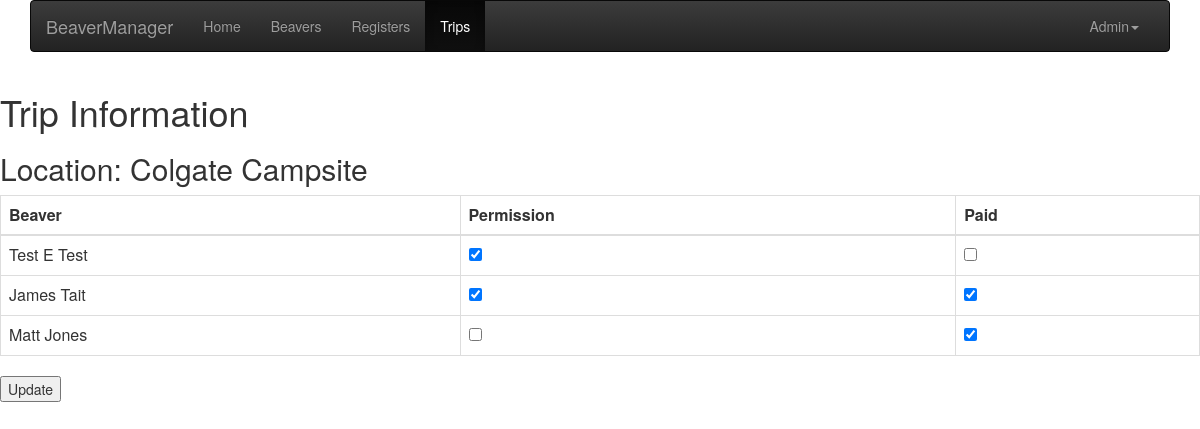
Screenshot of /trips/1 with the database file from the repository.
### app/models.py (models this page shows, shortened)
class Trip(db.Model):
    __tablename__ = "trip"
    id = db.Column(db.Integer, primary_key=True)
    location = db.Column(db.String(128))
    cost = db.Column(db.String(7))  # SQlite does not natively support decimals
    date = db.Column(db.DateTime)
    overnight = db.Column(db.Boolean)
    number_of_nights = db.Column(db.Integer)

class BeaverTrip(db.Model):
    id = db.Column(db.Integer, primary_key=True)
    beaver_id = db.Column(db.Integer, db.ForeignKey('beaver.id'))
    beaver = db.relationship('Beaver', backref="trips")
    trip_id = db.Column(db.Integer, db.ForeignKey('trip.id'))
    trip = db.relationship('Trip', backref="trips")
    permission = db.Column(db.Boolean)
    paid = db.Column(db.Boolean)

class Beaver(db.Model):
    id = db.Column(db.Integer, primary_key=True)
    first_name = db.Column(db.String(64))
    surname = db.Column(db.String(64))
    dob = db.Column(db.DateTime)
    lodge_id = db.Column(db.Integer, db.ForeignKey('lodge.id'))
    contacts = db.relationship('EmergencyContact', backref="beaver",
                               lazy="dynamic")

### app/views.py (the view, shortened to what this page needs)
@app.route('/trips/<trip_id>', methods=['GET', 'POST'])
def trip(trip_id):
    trip = Trip.query.filter_by(id=trip_id).all()
    trip = trip[0]
    beaver_trips = BeaverTrip.query.filter_by(trip_id=trip_id).all()
    beavers = Beaver.query.all()
    paid = []
    permission = []
    for beaver_trip in beaver_trips:
        if beaver_trip.paid:
            paid.append(beaver_trip.beaver_id)
        if beaver_trip.permission:
            permission.append(beaver_trip.beaver_id)
    return render_template("trip.html", trip=trip, paid=paid,
                           permission=permission, beaver_trips=beaver_trips)

### app/templates/trip.html (shortened to what this page needs)
{% extends "base.html" %}
{% import '_forms.html' as forms %}
{% block content %}
  <div class="row">
    <h1>Trip Information</h1>
    <h2> Location: {{ trip.location }}</h2>
  </div>
  <div class="row">
    <div class="scrollable" style="max-height:40%">
    <form method="post" name="trip">
      <table class="table table-bordered table-hover table-responsive">
        <thead>
          <tr>
            <th>Beaver</th>
            <th>Permission</th>
            <th>Paid</th>
          </tr>
        </thead>
        <tbody>
            {% for beaver_trip in beaver_trips %}
              <tr>
                <td>{{ beaver_trip.beaver.first_name }} {{ beaver_trip.beaver.surname }}</td>
                {% if beaver_trip.beaver.id in permission %}
                  <td><input type="checkbox" name="permission-{{beaver_trip.beaver.id}}" checked /></td>
                {% else %}
                  <td><input type="checkbox" name="permission-{{beaver_trip.beaver.id}}"/></td>
                {% endif %}
                {% if beaver_trip.beaver.id in paid %}
                  <td><input type="checkbox"name="paid-{{beaver_trip.beaver.id}}" checked /></td>
                {% else %}
                  <td><input type="checkbox" name="paid-{{beaver_trip.beaver.id}}"/></td>
                {% endif %}
              </tr>
            {% endfor %}
        </tbody>
      </table>
    </div>
    <input type="submit" name="btn" value="Update">
  </div>
{% endblock content %}

### app/static/css/beavermanager.css (style rules this page uses)
.scrollable { max-height: 20%; overflow-y: auto; }

### rows the page displays
Trip: location "Colgate Campsite"
BeaverTrip: beaver.first_name "Test", beaver.surname "E Test"
BeaverTrip: beaver.first_name "James", beaver.surname "Tait"
BeaverTrip: beaver.first_name "Matt", beaver.surname "Jones"

### other values shown
{{ name }} "Home Beavers Registers"
{{ name }} "Trips"
